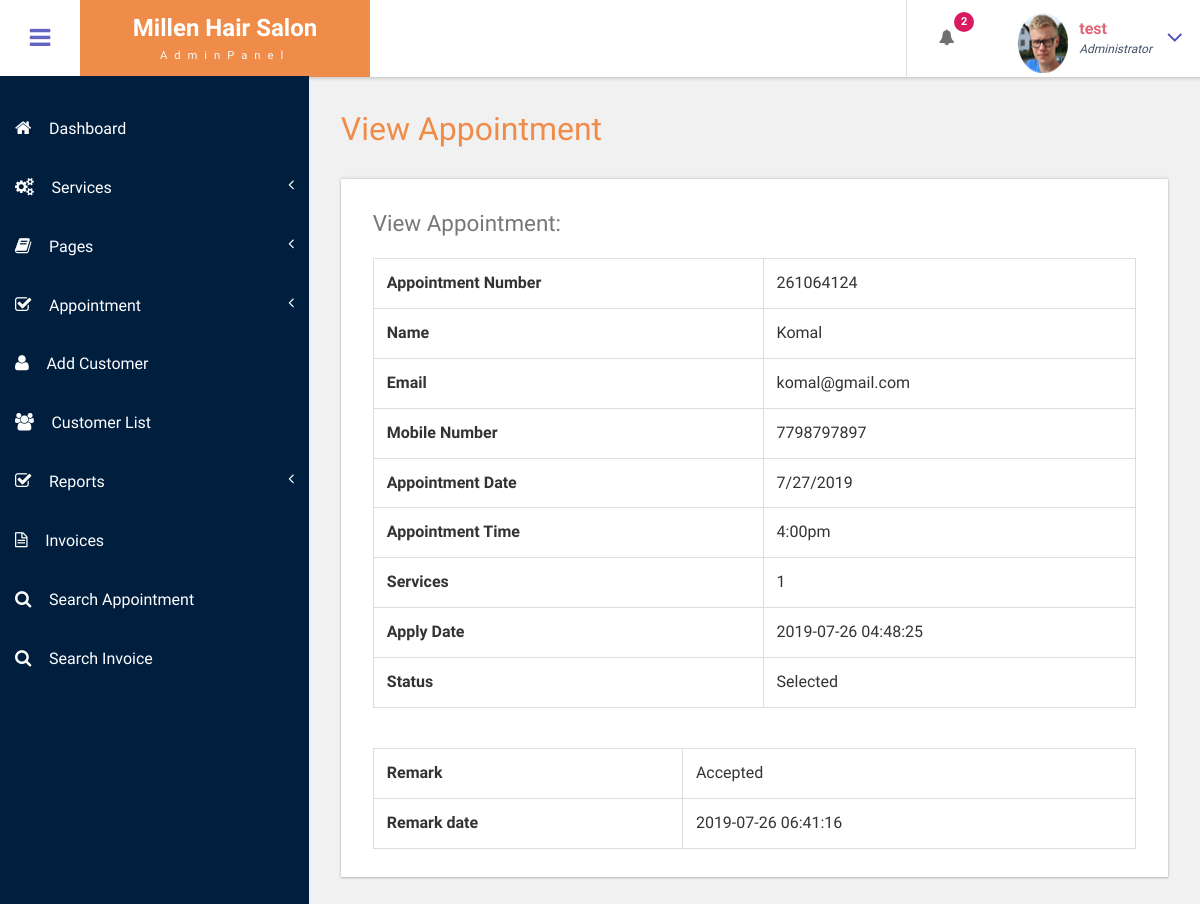
/bpms/admin/view-appointment.php?viewid=1 (signed in), run on an earlier commit of the app's database.
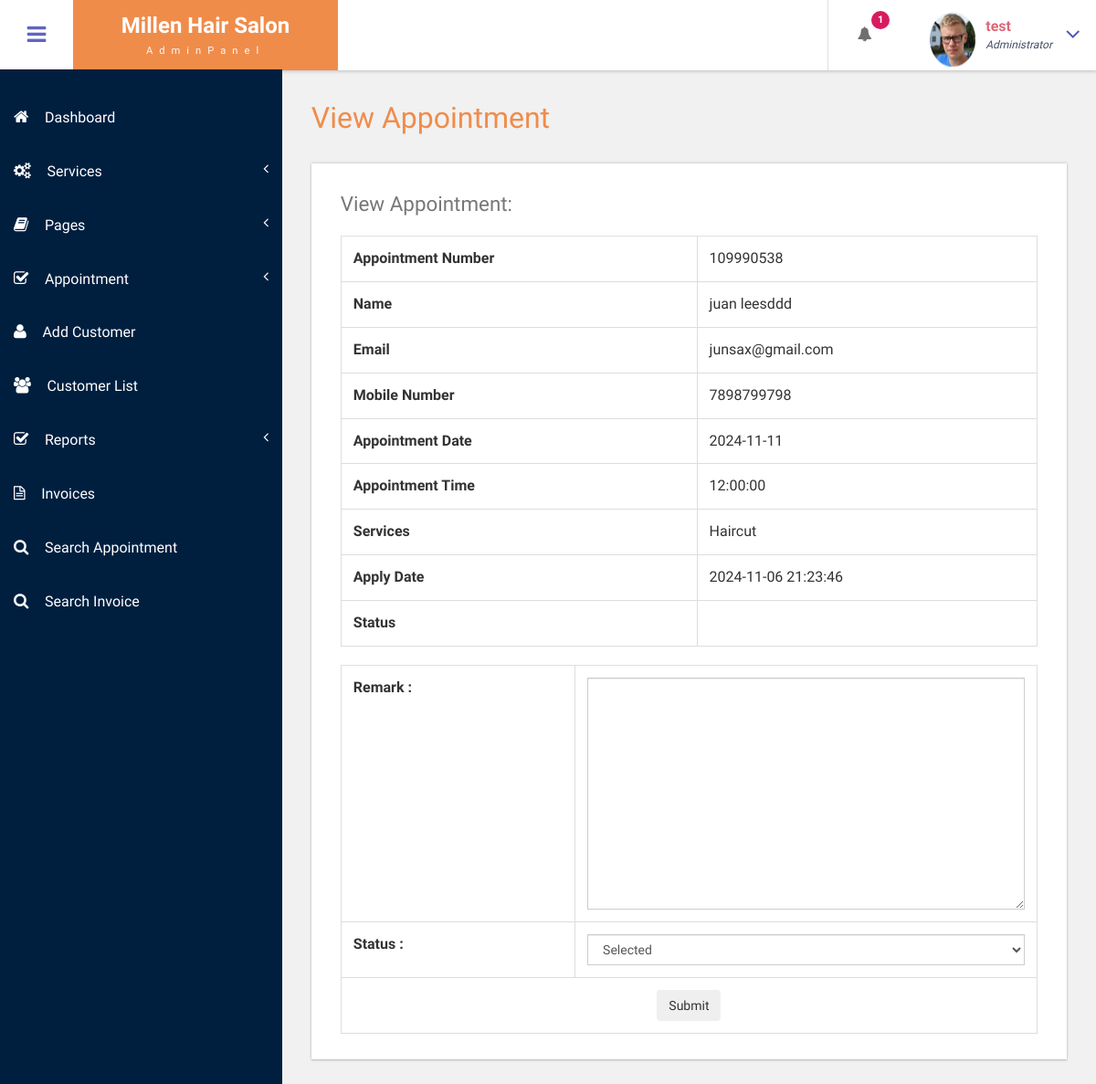
And on a later commit of the database.
### tables this page shows
CREATE TABLE `tblappointment` (
  `ID` int(10) NOT NULL,
  `AptNumber` int(11) NOT NULL,
  `Name` varchar(255) DEFAULT NULL,
  `Email` varchar(255) DEFAULT NULL,
  `PhoneNumber` varchar(10) DEFAULT NULL,
  `AptDate` date DEFAULT NULL,
  `AptTime` time DEFAULT NULL,
  `Services` varchar(255) DEFAULT NULL,
  `Branch` varchar(255) DEFAULT NULL,
  `ApplyDate` timestamp NOT NULL DEFAULT current_timestamp(),
  `Remark` text DEFAULT NULL,
  `Status` varchar(50) DEFAULT NULL,
  `RemarkDate` datetime DEFAULT NULL
);

### bpms/admin/view-appointment.php (the view, shortened to what this page needs)
<?php
include('includes/dbconnection.php');
    if (strlen($_SESSION['bpmsaid']==0)) {
  header('location:logout.php');
  } else{
  ?>
<!DOCTYPE HTML>
<html>
<head>
<link href="css/bootstrap.css" rel='stylesheet' type='text/css' />
<link href="css/style.css" rel='stylesheet' type='text/css' />
<link href="css/font-awesome.css" rel="stylesheet">
<link href="css/animate.css" rel="stylesheet" type="text/css" media="all">
<link href="css/custom.css" rel="stylesheet">
</head>
<body class="cbp-spmenu-push">
	<div class="main-content">
		 <?php include_once('includes/sidebar.php');?>
		 <?php include_once('includes/header.php');?>
		<div id="page-wrapper">
			<div class="main-page">
				<div class="tables">
					<h3 class="title1">View Appointment</h3>
					<div class="table-responsive bs-example widget-shadow">
						<h4>View Appointment:</h4>
						<?php
$cid=$_GET['viewid'];
$ret=mysqli_query($con,"select * from tblappointment where ID='$cid'");
while ($row=mysqli_fetch_array($ret)) {
?>
						<table class="table table-bordered">
							<tr>
    <th>Appointment Number</th>
    <td><?php  echo $row['AptNumber'];?></td>
  </tr>
  <tr>
<th>Name</th>
    <td><?php  echo $row['Name'];?></td>
  </tr>
<tr>
    <th>Email</th>
    <td><?php  echo $row['Email'];?></td>
  </tr>
   <tr>
    <th>Mobile Number</th>
    <td><?php  echo $row['PhoneNumber'];?></td>
  </tr>
   <tr>
    <th>Appointment Date</th>
    <td><?php  echo $row['AptDate'];?></td>
  </tr>
<tr>
    <th>Appointment Time</th>
    <td><?php  echo $row['AptTime'];?></td>
  </tr>
  <tr>
    <th>Services</th>
    <td><?php  echo $row['Services'];?></td>
  </tr>
  <tr>
    <th>Apply Date</th>
    <td><?php  echo $row['ApplyDate'];?></td>
  </tr>
<tr>
    <th>Status</th>
    <td> <?php
if($row['Status']=="1")
{
  echo "Selected";
}
     ;?></td>
  </tr>
						</table>
						<table class="table table-bordered">
							<?php if($row['Remark']==""){ ?>
<form name="submit" method="post" enctype="multipart/form-data">
<tr>
    <th>Remark :</th>
    <td>
    <textarea name="remark" placeholder="" rows="12" cols="14" class="form-control wd-450" required="true"></textarea></td>
   </tr>
  <tr>
    <th>Status :</th>
    <td>
   <select name="status" class="form-control wd-450" required="true" >
     <option value="1" selected="true">Selected</option>
   </select></td>
  </tr>
  <tr align="center">
    <td colspan="2"><button type="submit" name="submit" class="btn btn-az-primary pd-x-20">Submit</button></td>
  </tr>
  </form>
<?php } else { ?>
						</table>
						<table class="table table-bordered">
							<tr>
    <th>Remark</th>
    <td><?php echo $row['Remark']; ?></td>
  </tr>
<tr>
<th>Remark date</th>
<td><?php echo $row['RemarkDate']; ?>  </td></tr>
						</table>
						<?php } ?>
						<?php } ?>
					</div>
				</div>
			</div>
		</div>
	</div>
</body>
</html>
<?php }  ?>

### bpms/admin/includes/header.php (shortened to what this page needs)
<div class="sticky-header header-section ">
      <div class="header-left">
        <button id="showLeftPush"><i class="fa fa-bars"></i></button>
        <div class="logo">
          <a href="dashboard.php">
            <h1> Millen Hair Salon</h1>
            <span>AdminPanel</span>
          </a>
        </div>
      </div>
      <div class="header-right">
        <div class="profile_details_left">
          <ul class="nofitications-dropdown">
            <?php
$ret1=mysqli_query($con,"select ID,Name from  tblappointment where Status=''");
$num=mysqli_num_rows($ret1);
?>
            <li class="dropdown head-dpdn">
              <a href="#" class="dropdown-toggle" data-toggle="dropdown" aria-expanded="false"><i class="fa fa-bell"></i><span class="badge blue"><?php echo $num;?></span></a>
            </li>
          </ul>
          <div class="clearfix"> </div>
        </div>
        <div class="profile_details">
        <?php
$adid=$_SESSION['bpmsaid'];
$ret=mysqli_query($con,"select AdminName from tbladmin where ID='$adid'");
$row=mysqli_fetch_array($ret);
$name=$row['AdminName'];
?>
          <ul>
            <li class="dropdown profile_details_drop">
              <a href="#" class="dropdown-toggle" data-toggle="dropdown" aria-expanded="false">
                <div class="profile_img">
                  <span class="prfil-img"><img src="images/3.png" alt="" width="50" height="60"> </span>
                  <div class="user-name">
                    <p><?php echo $name; ?></p>
                    <span>Administrator</span>
                  </div>
                  <i class="fa fa-angle-down lnr"></i>
                  <div class="clearfix"></div>
                </div>
              </a>
            </li>
          </ul>
        </div>
      </div>
      <div class="clearfix"> </div>
    </div>

What changed in the data, as far as the page shows it:
changed tblappointment: AptNumber "261064124" → "109990538"; Name "Komal" → "juan leesddd"; Email "komal@gmail.com" → "junsax@gmail.com"; PhoneNumber "7798797897" → "7898799798"; AptDate "7/27/2019" → "2024-11-11"; AptTime "4:00pm" → "12:00:00"; Services "1" → "Haircut"; ApplyDate "2019-07-26 04:48:25" → "2024-11-06 21:23:46"; status (not shown) → "Selected"; Remark "Accepted" → (not shown); RemarkDate "2019-07-26 06:41:16" → (not shown); Remark "Remark Remark date" → "Remark : Status : Submit"
Also different on the page:
$num: "2" → "1"
